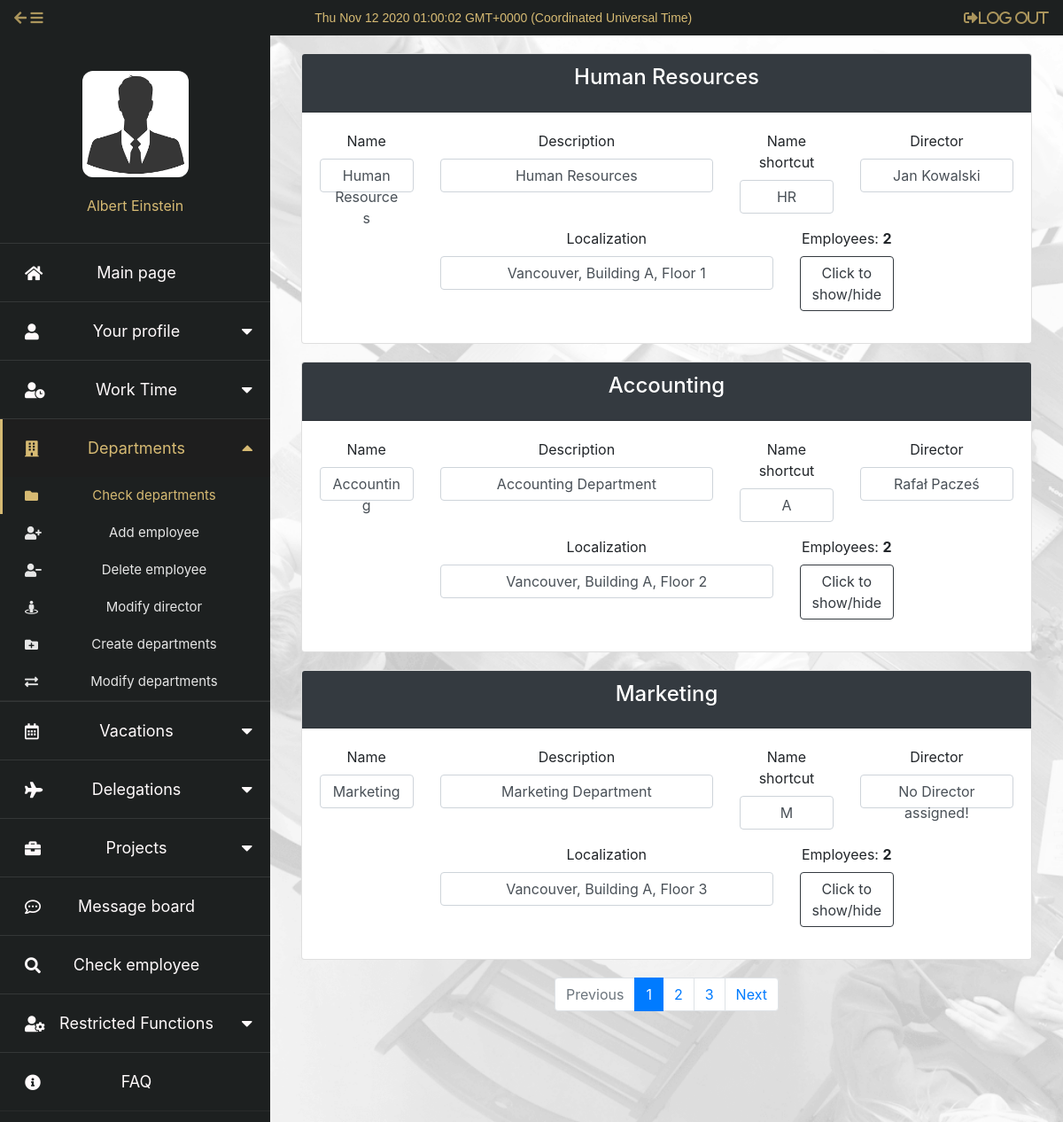
Screenshot of /departments/departments (signed in) with the database file from the repository.
### Employees/models.py (models this page shows, shortened)
class Employee(models.Model):
    class Meta:
        ordering = ['last_name']
    gender_select = (
        ('male', 'Male'),
        ('female', 'Female'),
        ('other', 'Other'),
    )
    driving_licence_select = (
        ('yes', 'Yes'),
        ('no', 'No'),
        ('temporarily suspended', 'Temporarily suspended'),
    )
    marital_select = (
        ('single', 'Single'),
        ('married', 'Married'),
        ('widowed', 'Widowed'),
        ('divorced ', 'Divorced'),
    )
    education_degree_select = (
        ('doctor', "Doctor"),
        ('Doctor of Philosophy', 'Doctor of Philosophy'),
        ('Doctor of Engineering', 'Doctor of Engineering'),
        ('Master of Arts (M.A.)', 'Master of Arts (M.A.)'),
        ('Master of Business Administration (M.B.A.)', 'Master of Business Administration (M.B.A.)'),
        ('Master of Education (M.Ed.) ', 'Master of Education (M.Ed.) '),
        ('Master of Engineering (M.Eng.)', 'Master of Engineering (M.Eng.)'),
        ('Master of Science (M.Sc.)', 'Master of Science (M.Sc.)'),
        ('Bachelor of Arts', 'Bachelor of Arts'),
        ('Bachelor of Education', 'Bachelor of Education'),
        ('Bachelor of Engineering', 'Bachelor of Engineering'),
        ('Bachelor of Sciene', 'Bachelor of Sciene'),
        ('technician ', 'Technician '),
        ('student', 'Student ')
    )
    first_name = models.CharField(max_length=40, null=True, blank=True)
    last_name = models.CharField(max_length=40, null=True, blank=True)
    phone_number = models.IntegerField(null=True, blank=True)
    address = models.CharField(max_length=100, null=True, blank=True)
    zip_code = models.CharField(max_length=6, null=True, blank=True)
    city = models.CharField(max_length=50, null=True, blank=True)
    country = models.CharField(max_length=50, null=True, blank=True)
    date_of_birth = models.DateField(null=True, blank=True)
    nationality = models.CharField(max_length=50, null=True, blank=True)
    gender = models.CharField(choices=gender_select, max_length=10, null=True, blank=True)
    driving_licence = models.CharField(choices=driving_licence_select, max_length=25, null=True, blank=True)
    marital_status = models.CharField(choices=marital_select, max_length=15, null=True, blank=True)
    education_degree = models.CharField(choices=education_degree_select, max_length=45, null=True, blank=True)
    diploma_number = models.CharField(max_length=40, null=True, blank=True)
    date_of_employment = models.DateField(null=True, blank=True)
    status = models.BooleanField(default=True)
    profile_picture = ResizedImageField(upload_to='Employees/profiles_pictures',
                                        default='Employees/profiles_pictures/default.png')
    user = models.OneToOneField(User, on_delete=models.CASCADE, null=True, blank=True)
    department = models.ForeignKey(Department, on_delete=models.SET_NULL, null=True, blank=True)
    job_title = models.ForeignKey(EmployeePosition, on_delete=models.CASCADE, null=True, blank=True)
    def __str__(self):
        return f"{self.first_name} {self.last_name}"

class Director(models.Model):
    department_name = models.OneToOneField(Department,on_delete=models.CASCADE)
    director_name = models.OneToOneField(Employee,on_delete=models.CASCADE, null=True, blank=True)

### Departments/models.py (models this page shows, shortened)
class Department(models.Model):
    name = models.CharField(max_length=100)
    description = models.CharField(max_length=255)
    name_shortcut = models.CharField(max_length=4)
    localization = models.CharField(max_length=50, null=True, blank=True)

### Departments/views.py (the view)
# urls.py: path('departments', views.departments, name="departments"),
@login_required
def departments(request):
    departments_list = Department.objects.all()
    page = request.GET.get('page', 1)
    paginator = Paginator(departments_list, 3)
    try:
        departments = paginator.page(page)
    except PageNotAnInteger:
        departments = paginator.page(1)
    except EmptyPage:
        departments = paginator.page(paginator.num_pages)
    context = {'departments': departments}
    return render(request, 'Departments/departments.html', context)

### Departments/templates/Departments/departments.html (shortened to what this page needs)
{% extends 'Main/base.html' %}
{% load widget_tweaks %}
{% load static %}
{% block maincontent%}
<div id="dep11" class="content">
    <div class="container-fluid">
        {% for department in departments%}
        <div class="card bottom-buffer">
            <div class="card-header text-center text-white bg-dark">
                <h4 class="card-title">{{department.name}}</h4>
            </div>
            <div class="card-body">
                <div class="row text-center">
                    <div class="col-md-2">
                        <div class="form-group">
                            <label>Name</label>
                            <div class="form-control">
                                {{department.name}}
                            </div>
                        </div>
                    </div>
                    <div class="col-md-5">
                        <div class="form-group">
                            <label>Description</label>
                            <div class="form-control">
                                {{department.description}}
                            </div>
                        </div>
                    </div>
                    <div class="col-md-2">
                        <div class="form-group">
                            <label>Name shortcut</label>
                            <div class="form-control">
                                {{department.name_shortcut}}
                            </div>
                        </div>
                    </div>
                    <div class="col-md-3">
                        <div class="form-group">
                            <label>Director</label>
                            <div class="form-control">
                                {% if department.director.director_name %}
                                    {{department.director.director_name}}
                                {% else %}
                                    No Director assigned!
                                {% endif %}
                            </div>
                        </div>
                    </div>
                </div>
                <div class="row d-flex justify-content-center text-center">
                    <div class="col-md-6">
                        <div class="form-group">
                            <label>Localization</label>
                            <div class="form-control">
                                {{department.localization}}
                            </div>
                        </div>
                    </div>
                    <div class="col-md-2">
                        <div class="form-group">
                            <label>Employees: <strong>{{department.employee_set.all.count}}</strong></label>
                            <p><button type="button" class="btn btn-outline-dark show-button">Click to show/hide</button></p>
                        </div>
                    </div>
                </div>
            </div>
        </div>
        {% empty %}
        <div class="alert alert-info text-center" role="alert">
            <p><h2>There are not any departments </h2></p>
        </div>
        {% endfor %}
        {% if departments.has_other_pages %}
            <ul class="pagination justify-content-center">
            {% if departments.has_previous %}
                <li class="page-item">
                    <a class="page-link" href="?page={{ departments.previous_page_number }}">Previous</a>
                </li>
            {% else %}
                <li class="page-item disabled">
                    <a class="page-link" href="#" tabindex="-1">Previous</a>
                </li>
            {% endif %}
            {% for i in departments.paginator.page_range %}
                {% if departments.number == i %}
                    <li class="page-item active">
                        <a class="page-link" href="#">{{ i }}</a>
                    </li>
                {% else %}
                    <li class="page-item">
                        <a class="page-link" href="?page={{ i }}">{{ i }}</a>
                    </li>
                {% endif %}
            {% endfor %}
            {% if departments.has_next %}
                <li class="page-item">
                    <a class="page-link" href="?page={{ departments.next_page_number }}">Next</a>
                </li>
            {% else %}
                <li class="page-item disabled">
                    <a class="page-link" href="#">Next</a>
                </li>
            {% endif %}
            </ul>
        {% endif %}
    </div>
</div>
{% endblock maincontent%}

### Main/templates/Main/base.html (shortened to what this page needs)
{% load static %}
{% load widget_tweaks %}
<!doctype html>
<html lang="pl">
  <head>
    <link rel="stylesheet" type="text/css" href="{% static '/styles/css/Main/sidebar.css' %}">
    <link rel="stylesheet" type="text/css" href="{% static '/styles/css/Main/navbar.css' %}">
    <link rel="stylesheet" type="text/css" href="{% static '/styles/css/Main/base.css' %}">
     <link rel="stylesheet" href="https://cdnjs.cloudflare.com/ajax/libs/font-awesome/5.12.0-2/css/all.min.css">
     <link rel="stylesheet" href="https://stackpath.bootstrapcdn.com/bootstrap/4.5.2/css/bootstrap.min.css">
  </head>
  <body>
  {% include './navbar.html'%}
  {% include './sidebar.html'%}
	<div class="main">
		{% block maincontent %}
		{% endblock maincontent %}
	</div>
  </body>
</html>

### Main/templates/Main/navbar.html (shortened to what this page needs)
{% load static %}
<header class="navbar">
    <button id="hamburger-menu">
        <i class="fas fa-arrow-left"></i>
        <i class="fas fa-bars"></i>
    </button>
    <div id="time"></div>
    <button data-toggle="modal" data-target="#logoutModal">
        <i class="fas fa-sign-out-alt">Log Out</i>
    </button>
</header>

### Main/templates/Main/sidebar.html (shortened to what this page needs)
{% load static %}
<nav class="sidebar">
  <div class="sidebar-menu">
    <div class="profile">
      <img src="{{ request.user.employee.profile_picture.url }}" alt="">
      <p>{{ request.user.employee.first_name}} {{ request.user.employee.last_name}}</p>
    </div>
  <ul>
    <li class="mainlist main1"><a href="{% url 'Main:main' %}">
      <i class="fas fa-home"></i>
      Main page</a></li>
    <li class="mainlist unfold">
      <a href="#">
        <i class="fas fa-user"></i>
        Your profile
        <span class="fas fa-caret-down"></span>
      </a>
    </li>
    <li class="mainlist unfold">
      <a href="#">
        <i class="fas fa-user-clock"></i>
        Work Time
        <span class="fas fa-caret-down"></span>
      </a>
    </li>
    <li class="mainlist unfold">
      <a href="#">
        <i class="fas fa-building"></i>
        Departments
        <span class="fas fa-caret-down"></span>
      </a>
      <ul class="tounfold">
        <li class="list dep11"><a href="{% url 'Departments:departments' %}">
          <i class="fas fa-folder"></i>
          Check departments</a></li>
        <li class="list dep13"><a href="{% url 'Departments:add_employees' %}">
          <i class="fas fa-user-plus"></i>
          Add employee</a></li>
        <li class="list dep14"><a href="{% url 'Departments:delete_employees' %}">
          <i class="fas fa-user-minus"></i>
          Delete employee</a></li>
        <li class="list dep15"><a href="{% url 'Departments:modify_director' %}">
          <i class="fas fa-street-view"></i>
          Modify director</a></li>
        <li class="list dep12"><a href="{% url 'Departments:create_department' %}">
          <i class="fas fa-folder-plus"></i>
          Create departments</a></li>
        <li class="list dep16"><a href="{% url 'Departments:modify_department' %}">
          <i class="fas fa-exchange-alt"></i>
          Modify departments</a></li>
      </ul>
    </li>
    <li class="mainlist unfold">
      <a href="#">
        <i class="far fa-calendar-alt"></i>
        Vacations
        <span class="fas fa-caret-down"></span>
      </a>
    </li>
    <li class="mainlist unfold">
      <a href="#">
        <i class="fas fa-plane"></i>
        Delegations
        <span class="fas fa-caret-down"></span>
      </a>
    </li>
    <li class="mainlist unfold">
      <a href="#">
        <i class="fas fa-briefcase"></i>
        Projects
        <span class="fas fa-caret-down"></span>
      </a>
    </li>
    <li class="list board1">
      <a id="mb" href="{% url 'Messageboard:message_board' %}">
      <i class="far fa-comment-dots"></i>
      Message board</a></li>
    <li class="mainlist check"><a href="{% url 'Employees:check_employee' %}">
      <i class="fas fa-search"></i>
      Check employee</a></li>
    <li class="mainlist unfold">
      <a href="#">
        <i class="fas fa-user-cog"></i>
        Restricted Functions
        <span class="fas fa-caret-down"></span>
      </a>
    </li>
    <li class="mainlist faq"><a href="{% url 'Main:faq' %}">
      <i class="fas fa-info-circle"></i>
      FAQ</a></li>
  </ul>
  </div>
</nav>

### static/styles/css/Main/sidebar.css (style rules this page uses)
* { margin: 0; padding: 0; box-sizing: border-box; }
.sidebar { position: fixed; width: 305px; height: 100%; left: 0px; top:40px; background: #1D2020; overflow-y: auto; transition: 0.4s ease; padding-bottom: 3%; }
.profile { text-align: center; }
.profile img { margin: 40px 0 20px; width: 120px; height: 120px; border-radius: 10%; }
.profile p { color: #D6BA73; font-weight: 400; margin-bottom: 30px; }
.sidebar ul { background: #1D2020; height: 100%; width: 100%; list-style: none; }
.sidebar ul li { line-height: 65px; border-top: 1px solid rgba(255,255,255,0.1); }
.sidebar ul li:last-child { border-bottom: 1px solid rgba(255,255,255,0.05); }
.sidebar ul li a { position: relative; color: #FFFAFB; text-decoration: none; font-size: 18px; text-align:center; font-weight: 400; display: block; width: 100%; border-left: 3px solid transparent; }
.sidebar ul li a i { position: absolute; top: 50%; left: 25px; transform: translateY(-50%); }
.sidebar ul li a span { position: absolute; top: 50%; right: 20px; transform: translateY(-50%); font-size: 20px; transition: transform 0.4s; }
.sidebar ul li a span.rotate { transform: translateY(-50%) rotate(-180deg) ; }
.sidebar ul ul { position: static; display: none; }
.sidebar ul ul li { line-height: 42px; border-top: none; }
.sidebar ul ul li a { font-size: 15px; color: #e6e6e6; padding-left: 40px; }
.sidebar ul li.active a { color: #D6BA73; background: #1e1e1e; border-left-color: #D6BA73; }
.sidebar ul li.active ul li a { color: #e6e6e6; background: #1D2020; border-left-color: transparent; }
.sidebar ul li.active ul li.activeli a { color: #D6BA73; border-left-color:#D6BA73; ; }
.sidebar ul .tounfold.show { display: block; }

### static/styles/css/Main/navbar.css (style rules this page uses)
* { margin: 0; padding: 0; user-select: none; box-sizing: border-box; }
.navbar { position: fixed; width: 100%; height: 40px; top:0px; background: #1D2020; color:white; display:grid; grid-template-columns: 1fr,10fr,1fr; }
#time { font-size:14px; font-family: 'Montserrat', sans-serif; color: #D6BA73; }
#hamburger-menu { transition: transform 0.6s; }
.navbar button, .navbar button:active,.navbar button:focus, .navbar button:hover { background:None; border:None; color:#AB955C; text-decoration: none; outline:none; }

### static/styles/css/Main/base.css (style rules this page uses)
body { margin: 0; padding: 0; width: 100vw; height: 100vh; box-sizing: border-box; background-image: url("/static/styles/img/Main/background1.png"); background-repeat: no-repeat; background-attachment: fixed; background-size: cover; }
.main { position:fixed; width:calc(100% - 305px); height:calc(100% - 40px); left:305px; top:40px; overflow-y: auto; padding:20px 20px; transition: 0.4s ease; }
.bottom-buffer { margin-bottom:20px; }

### rows the page displays
Department: name "Human Resources", description "Human Resources", name_shortcut "HR", director.director_name "Jan Kowalski", localization "Vancouver, Building A, Floor 1", employee_set.all.count "2"
Department: name "Accounting", description "Accounting Department", name_shortcut "A", director.director_name "Rafał Pacześ", localization "Vancouver, Building A, Floor 2", employee_set.all.count "2"
Department: name "Marketing", description "Marketing Department", name_shortcut "M", shows "No Director assigned!", localization "Vancouver, Building A, Floor 3", employee_set.all.count "2"

### other values shown
{{ request.user.employee.first_name }} "Albert"
{{ request.user.employee.last_name }} "Einstein"
{{ i }} "1"
{{ i }} "2" "3"
